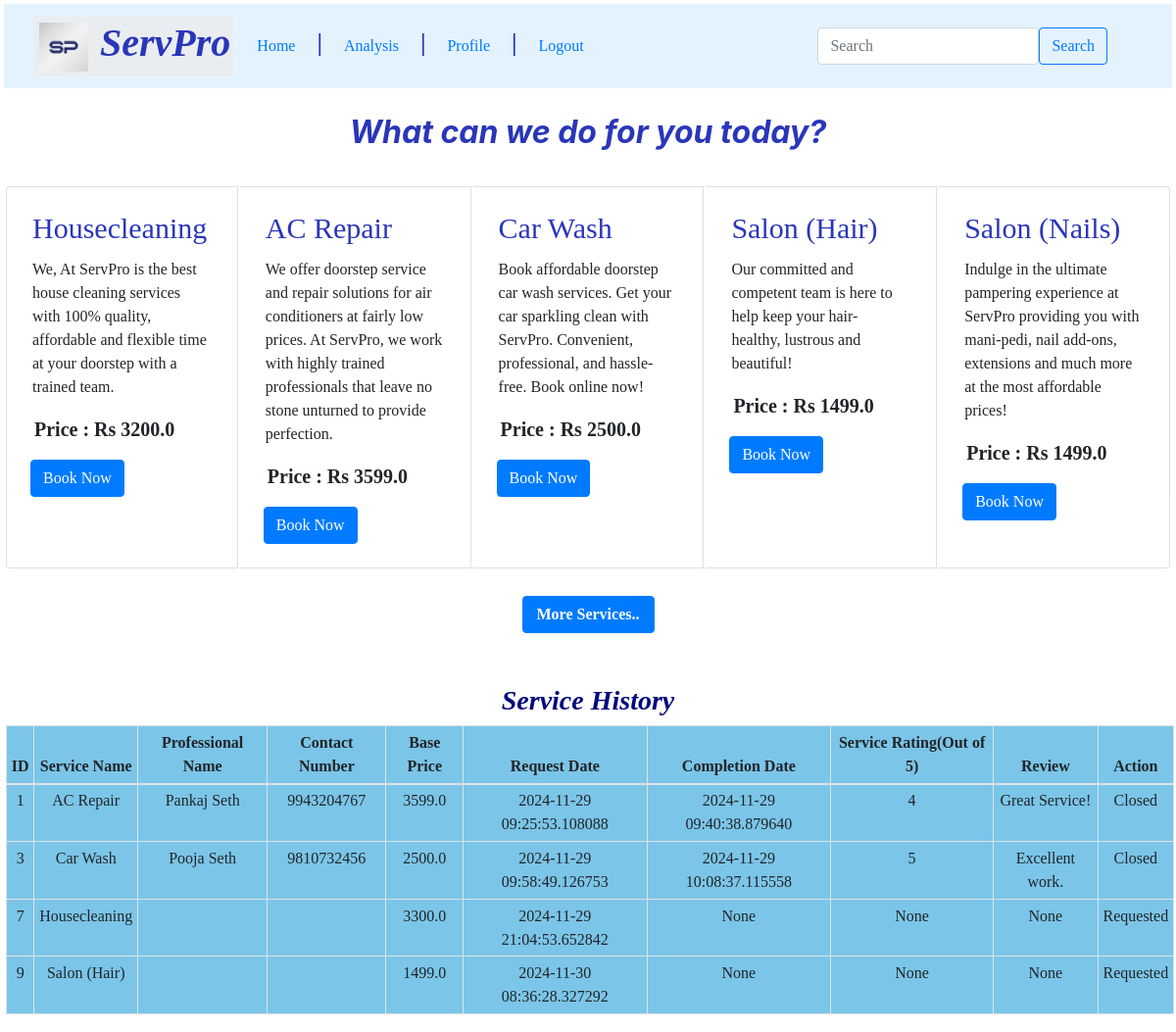
The page /customer/anishasethh on the database its author committed.
### backend/models.py (models this page shows)
class Services(db.Model):
    __tablename__="services"
    serv_id=db.Column(db.Integer,primary_key=True)
    servexp=db.Column(db.String,nullable=False,unique=True)
    description=db.Column(db.String,nullable=False)
    base_price=db.Column(db.Float,nullable=False)
    professionals=db.relationship("Professional",cascade="all,delete",backref="services")
    service_history=db.relationship("Service_Requests",cascade="all,delete",backref="services")

class Service_Requests(db.Model):
    __tablename__="service_requests"
    request_id=db.Column(db.Integer,primary_key=True)
    serv_id=db.Column(db.Integer,db.ForeignKey("services.serv_id"),nullable=False)
    prof_id=db.Column(db.Integer,db.ForeignKey("professional.prof_id"),nullable=True)
    cust_id=db.Column(db.Integer,db.ForeignKey("customer.cust_id"),nullable=False)
    rdate=db.Column(db.DateTime,nullable=False)
    cdate=db.Column(db.DateTime,nullable=True)
    base_price=db.Column(db.Float,nullable=False)
    action=db.Column(db.String,nullable=False)
    serv_rating=db.Column(db.Integer,nullable=True)
    serv_review=db.Column(db.String,nullable=True)
    cust_rating=db.Column(db.Integer,nullable=True)
    req_rejected=db.Column(JSON,default=[])

class Professional(db.Model):
    __tablename__="professional"
    prof_id=db.Column(db.Integer,primary_key=True)
    username=db.Column(db.Integer,db.ForeignKey("user.username"),nullable=False,unique=True)
    serv_id=db.Column(db.Integer,db.ForeignKey("services.serv_id"),nullable=False)
    fname=db.Column(db.String,nullable=False)
    lname=db.Column(db.String,nullable=False)
    exp=db.Column(db.Integer,nullable=False)
    docs=db.Column(db.String,nullable=False)
    address=db.Column(db.String,nullable=False)
    pincode=db.Column(db.Integer,nullable=False)
    phone=db.Column(db.Integer,nullable=False)
    action=db.Column(db.String,nullable=False,default="False")
    avg_prof_rating=db.Column(db.Integer,nullable=True)
    requests=db.relationship("Service_Requests",cascade="all,delete",backref="professional")

### backend/controllers.py (the view)
@app.route("/customer/<username>")
def customer(username):
    services=getservices()
    new_services=[service for service in services if service.serv_id < 6]
    professional=getprofessionals()
    customer=Customer.query.filter_by(username=username).first()
    service_requests=get_cservice_req(customer.cust_id)
    return render_template("customer_dashb.html",username=username,professional=professional,cust_id=customer.cust_id,services=new_services,service_requests=service_requests)

### backend/controllers.py (called while the page is built)
def getservices():
    services=Services.query.all()
    return services

def getprofessionals():
    professionals=Professional.query.all()
    return professionals

def get_cservice_req(cust_id):
    services=Service_Requests.query.filter_by(cust_id=cust_id).all()
    return services

### templates/customer_dashb.html (shortened to what this page needs)
<!DOCTYPE html>
<head>
    <link rel="stylesheet" href="/static/ServPro.css">
    <link rel="stylesheet" href="https://cdn.jsdelivr.net/npm/bootstrap@4.0.0/dist/css/bootstrap.min.css">
</head>
<body>
    <nav class="navbar navbar-expand-lg bg-body-tertiary" style="background-color: #e3f2fd;">
        <div class="container-fluid">
        <h1 class="case1 center" style="background-color:none; text-align:center;"> <img src="/static/logo.jpeg" alt="Logo" width="50" height="50" class="d-inline-block align-text-top"> ServPro </h1>
          <div class="collapse navbar-collapse" id="admn">
            <ul class="nav nav-underline">
              <li class="nav-item">
                <a class="nav-link active" aria-current="page" href="/customer/{{username}}">Home</a>
              </li> <b style="font-size: 25px; color:rgb(42, 54, 185)"> | </b>
              <li class="nav-item">
                <a class="nav-link" href="/customer_summary/{{username}}">Analysis</a>
              </li><b style="font-size: 25px; color:rgb(42, 54, 185)"> | </b>
              <li class="nav-item">
                <a class="nav-link" href="/customer_profile/{{cust_id}}/{{username}}"> Profile </a>
              </li><b style="font-size: 25px; color:rgb(42, 54, 185)"> | </b>
              <li class="nav-item">
                <a class="nav-link" href="/login">Logout</a>
              </li>
            </ul>
          </div>
          <nav class="navbar bg-body-tertiary">
            <div class="container-fluid">
              <form class="d-flex" role="search" method="POST" action="/customer_search/{{username}}">
                <input class="form-control me-2" type="search" placeholder="Search" aria-label="Search" name="search" >
                <button type="submit" class="btn btn-outline-primary">Search</button>
              </form>
            </div>
          </nav>
        </div>
    </nav><br>
    <h2 style="color:rgb(42, 54, 185); text-align:center; font-style:italic; font-weight: bold;"> What can we do for you today? </h2>
    <br>
    {% if services %}
    <div class="card-group">
      {% for service in services %}
      <div class="card">
      <form action="/book_service/{{service.servexp}}/{{username}}" method="POST">
          <div class="card-body">
            <h5 class="card-title" style="font-size:30px; color:rgb(42, 54, 185);"> {{service.servexp}} </h5>
            <p class="card-text">{{service.description}}</p>
            <p class="card-text" style="font-size: 20px;"><b>Price : Rs {{service.base_price}}</b></p>
            <button type="submit" class="btn btn-primary">Book Now</a>
          </div>
        </form>
        </div>
        {% endfor %}
        {% else %} <h3 style="color:rgb(42, 54, 185); text-align: center; font-style: italic; font-weight: bold;"> No Services Available! </h3>
    {% endif %}
    </div>
      <div class="text-center">  <br>
      <a href="/more_services/{{username}}" class="btn btn-primary"> <b> More Services..</b> </a>
      </div>
      <div>  <br> <br>
    <h3 style="color:rgb(0, 10, 124); text-align: center; font-style: italic; font-weight: bold;"> Service History </h3>
    {% if service_requests %}
    <table class= "table table-bordered table-sm center" style="background-color:rgb(123, 197, 232); text-align: center;">
        <thead>
            <tr>
                <th scope="col" > ID</th>
                <th scope="col"> Service Name </th>
                <th scope="col"> Professional Name </th>
                <th scope="col"> Contact Number </th>
                <th scope="col"> Base Price</th>
                <th scope="col"> Request Date</th>
                <th scope="col"> Completion Date</th>
                <th scope="col"> Service Rating(Out of 5)</th>
                <th scope="col"> Review</th>
                <th scope="col"> Action</th>
            </tr>
        </thead>
        <tbody>
              {% for request in service_requests %}
            <tr>
                <td> {{request.request_id}}</td>
                {% for service in services %}
                {% if service.serv_id==request.serv_id %}
                  <td> {{service.servexp}} </td>
                {% endif %}
                {% endfor %}
                <td>
                  {% for prof in professional %}
                   {% if request.prof_id == prof.prof_id %}
                           {{prof.fname}} {{prof.lname}}
                   {% endif %}
                  {% endfor %}
                </td>
                <td>
                  {% for prof in professional %}
                   {% if request.prof_id == prof.prof_id %}
                          {{prof.phone}}
                   {% endif %}
                  {% endfor %}
                </td>
                <td> {{request.base_price}}</td>
                <td> {{request.rdate}}</td>
                <td> {{request.cdate}}</td>
                <td> {{request.serv_rating}}</td>
                <td> {{request.serv_review}}</td>
                {% if request.action=="Requested" %}
                  <td>{{request.action}}</td>
                {% elif request.action=="In Process" %}<td><a href="/close/{{request.request_id}}/{{username}}" class="btn btn-primary">Close it?</a></td>
                {% else %}<td>{{request.action}}</td>
                {% endif %}
            </tr>
          {% endfor %}
        </tbody>
    </table>
    {% else %} <h3 style="color:rgb(42, 54, 185); text-align: center; font-style: italic; font-weight: bold;"> You haven't used any of our services yet :/ </h3>
    {% endif %}
    </div>
</body>
</html>

### static/ServPro.css (style rules this page uses)
* { font-family: "Times New Roman"; margin:2px; }
.case1 { margin:auto; height: auto; text-align: center; font-style: italic; font-weight: bold; padding: 3px; color:rgb(42, 54, 185); background-color:rgb(234, 237, 240); }

### rows shown on the page
Services: servexp "Housecleaning", description "We, At ServPro is the best house cleaning services with 100% quality, affordable and flexible time at your doorstep with a trained team.", base_price "3200.0"
Services: servexp "AC Repair", description "We offer doorstep service and repair solutions for air conditioners at fairly low prices. At ServPro, we work with highly trained professionals that leave no stone unturned to provide perfection.", base_price "3599.0"
Services: servexp "Car Wash", description "Book affordable doorstep car wash services. Get your car sparkling clean with ServPro. Convenient, professional, and hassle-free. Book online now!", base_price "2500.0"
Services: servexp "Salon (Hair)", description "Our committed and competent team is here to help keep your hair- healthy, lustrous and beautiful!", base_price "1499.0"
Services: servexp "Salon (Nails)", description "Indulge in the ultimate pampering experience at ServPro providing you with mani-pedi, nail add-ons, extensions and much more at the most affordable prices!", base_price "1499.0"
Service_Requests: request_id "1", base_price "3599.0", rdate "2024-11-29 09:25:53.108088", cdate "2024-11-29 09:40:38.879640", serv_rating "4", serv_review "Great Service!", action "Closed"
Professional: fname "Pankaj", lname "Seth", phone "9943204767"
Service_Requests: request_id "3", base_price "2500.0", rdate "2024-11-29 09:58:49.126753", cdate "2024-11-29 10:08:37.115558", serv_rating "5", serv_review "Excellent work.", action "Closed"
Professional: fname "Pooja", lname "Seth", phone "9810732456"
Service_Requests: request_id "7", base_price "3300.0", rdate "2024-11-29 21:04:53.652842", cdate "None", serv_rating "None", serv_review "None", action "Requested"
Service_Requests: request_id "9", base_price "1499.0", rdate "2024-11-30 08:36:28.327292", cdate "None", serv_rating "None", serv_review "None", action "Requested"
